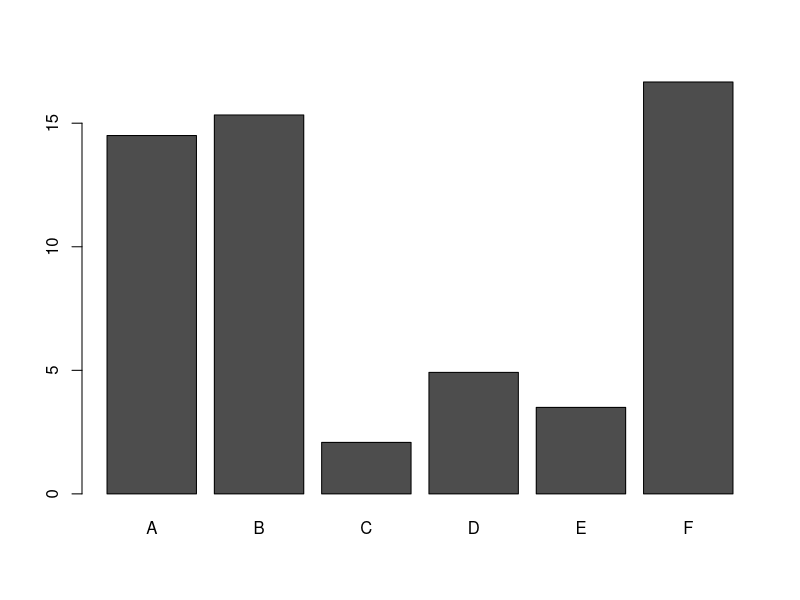
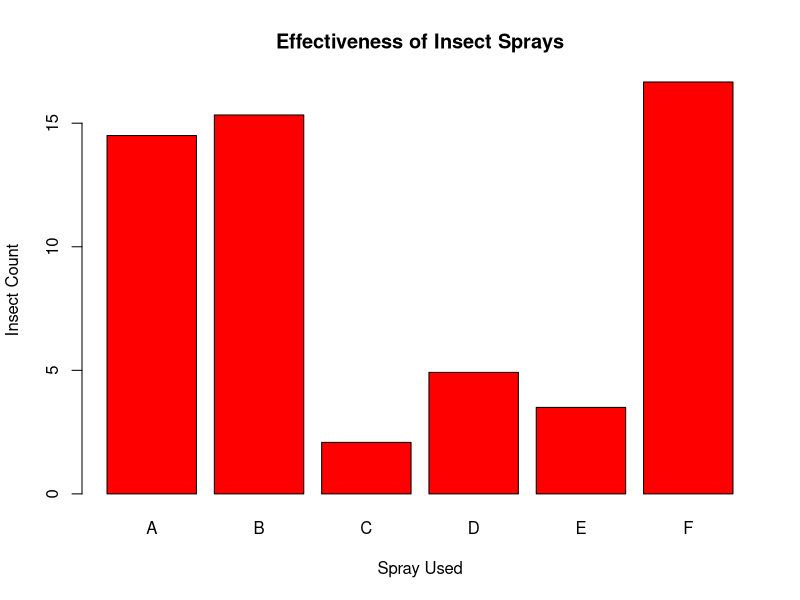

Write the R code that produced these figures, in order.
#!/usr/bin/env Rscript
# LOAD DATA
# Load the datasets package.
require("datasets") 
# Load data with shorter name.
spray <- InsectSprays 
# GET GROUP MEANS
means <- aggregate(spray$count ~ spray$spray, FUN = mean)
# Check the data.
means 
# REORGANIZE DATA FOR BARPLOT
mean.data <- t(means[-1]) # Removes the first column, transposes the second.
colnames(mean.data) <- means[, 1] # Add group names as column names.
mean.data
# BARPLOT WITH DEFAULTS
barplot(mean.data)

# BARPLOT WITH OPTIONS
barplot(mean.data,
 col = "red",
 main = "Effectiveness of Insect Sprays",
 xlab = "Spray Used",
 ylab = "Insect Count")
# CLEAN UP
# Unloads the datasets package.
detach("package:datasets", unload = TRUE) 
# Remove all objects from workspace.
rm(list = ls()) 
